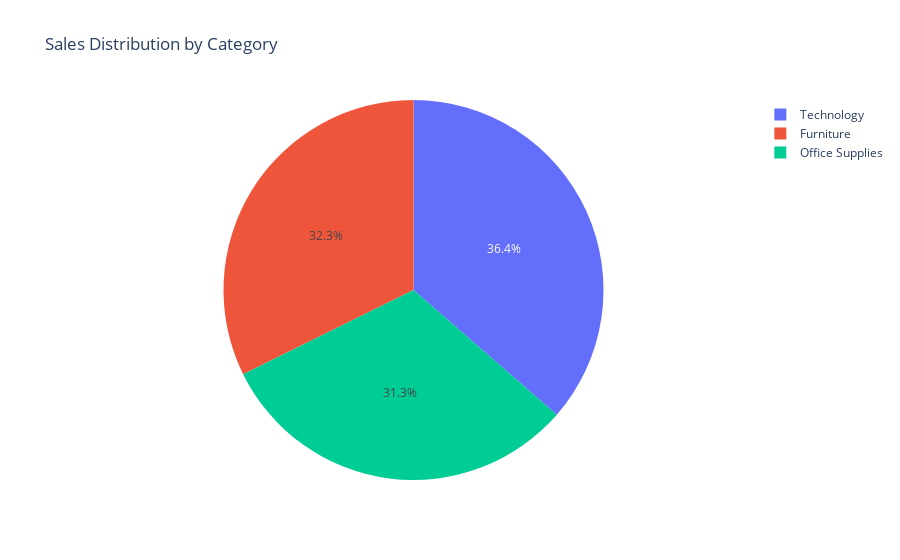

Notebook cell for this chart:
### Code cell
fig = px.pie(df, names='Category', values='Sales', title='Sales Distribution by Category')
fig.show()

### Figure 1 — Plotly figure (JSON) as saved in the notebook; plotly's stock layout.template omitted (floating-point values rounded to 4 significant figures; data arrays with more than 128 entries replaced by an {"elided": "..."} marker saying what was removed)
{"data": [{"domain": {"x": [0, 1], "y": [0, 1]}, "hovertemplate": "Category=%{label}<br>Sales=%{value}<extra></extra>", "labels": {"elided": "9994 str values"}, "legendgroup": "", "name": "", "showlegend": true, "type": "pie", "values": {"elided": "9994 float values"}}], "layout": {"legend": {"tracegroupgap": 0}, "title": {"text": "Sales Distribution by Category"}}}
